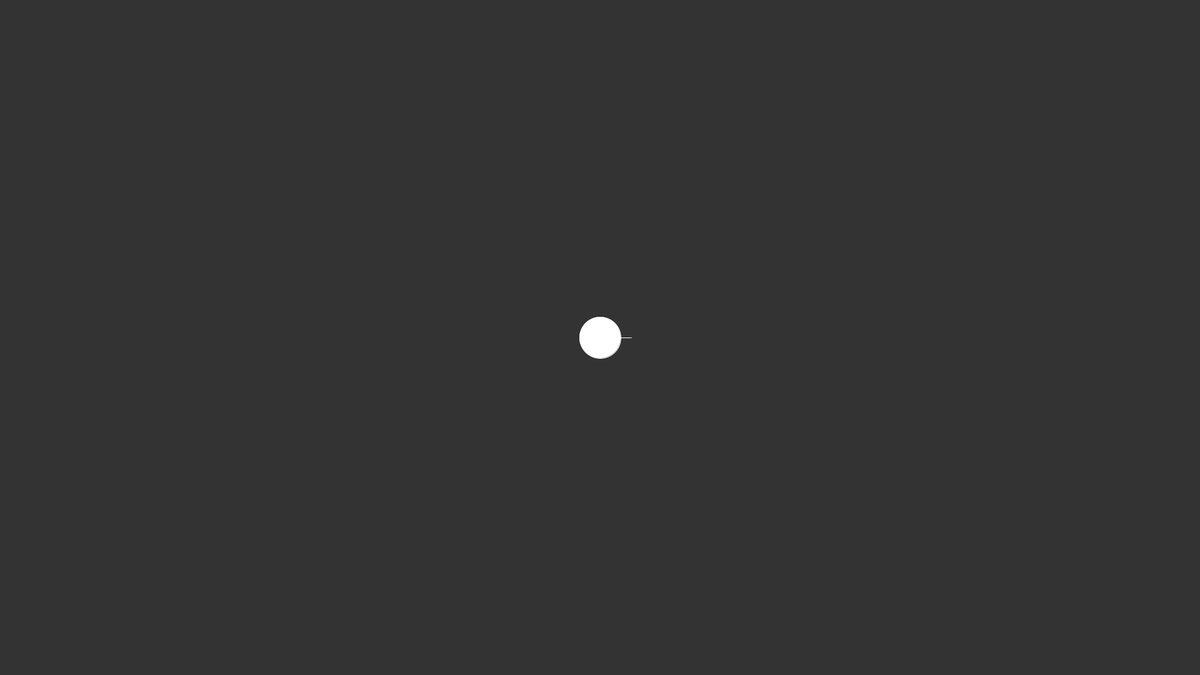
Frame 1 (no input)
Frame 60 (the mouse pressed at the canvas centre just before this capture): identical to frame 1, image omitted
Frame 120 (the mouse held since frame 60 and released just before this capture): identical to frame 1, image omitted

The Processing sketch that drew this single still picture (run headless with seeded random() and noise(); from frame 60 on, the mouse is pressed at the canvas centre):

// Processing sketch: sketch
// ── sketch.pde
/**
 * Linear Interpolation with Angle Control and Visual Indicator (Using keyPressed()).
 * 
 * Control the angle of the ball with left and right arrow keys,
 * and move it in the direction it's pointing with the up arrow key,
 * with lerping to smooth out the movement.
 */

float x;
float y;
float angle = 0;
float targetAngle;
float targetX;
float targetY;
float speed = 30;
float easing = 0.015;
float easingAngle = 0.2;

void setup() {
  size(1920, 1080);
  noStroke();
  x = width / 2;
  y = height / 2;
  targetX = x;
  targetY = y;
  targetAngle = angle;
}

void draw() {
  background(51);

  // Calculate velocity components based on the angle
  float vx = cos(angle) * speed;
  float vy = sin(angle) * speed;

  // Update position using lerping for smooth movement
  x = lerp(x, targetX, easing);
  y = lerp(y, targetY, easing);

  // Draw visual indicator for the angle
  float lineLength = 50; // Length of the visual indicator line
  float lineEndX = x + cos(angle) * lineLength;
  float lineEndY = y + sin(angle) * lineLength;
  stroke(255);
  line(x, y, lineEndX, lineEndY);

  // Draw the ball
  fill(255);
  ellipse(x, y, 66, 66);
}

void keyPressed() {
  // Control the angle with left and right arrow keys
  if (keyCode == LEFT) {
    targetAngle -= 0.2;
    angle = lerp(angle, targetAngle, easingAngle);
  } else if (keyCode == RIGHT) {
    targetAngle += 0.2;
    angle = lerp(angle, targetAngle, easingAngle);
  }

  // Update target position based on the angle when the up arrow key is pressed
  if (keyCode == UP) {
    targetX += cos(angle) * speed;
    targetY += sin(angle) * speed;
  }
}
